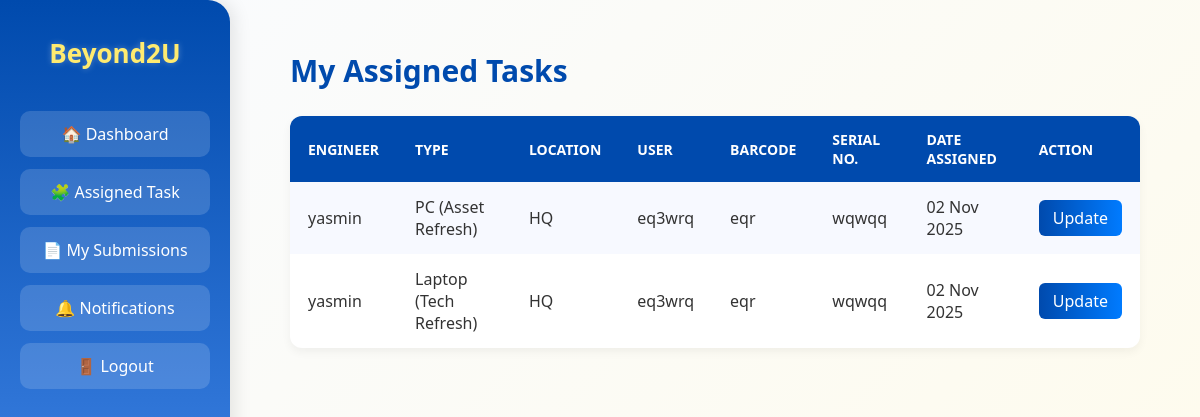
/beyond2u/dashboard/systemengineer/create_task/ (signed in), run on the app's committed database.
### inventorySystem/models.py (models this page shows, shortened)
class AssignedTask(models.Model):
    engineer = models.ForeignKey(Engineer, on_delete=models.CASCADE)
    barcode = models.CharField(max_length=100)
    serial_number = models.CharField(max_length=100)
    username = models.CharField(max_length=100)
    phone_number = models.CharField(max_length=20)
    lan_id = models.CharField(max_length=50)
    location = models.CharField(max_length=100)
    replacement_type = models.CharField(
        max_length=50,
        choices=[
            ('PC (Asset Refresh)', 'PC (Asset Refresh)'),
            ('Laptop (Tech Refresh)', 'Laptop (Tech Refresh)'),
            ('RAM (Parts Upgrade)', 'RAM (Parts Upgrade)')
        ],
    )
    assigned_date = models.DateTimeField(default=timezone.now)

class User(AbstractUser):
    ROLE_CHOICES = [
        ('TeamLead', 'Team Lead'),
        ('SystemEngineer', 'System Engineer'),
    ]
    role = models.CharField(max_length=20, choices=ROLE_CHOICES, default='SystemEngineer')

### inventorySystem/views.py (the view, shortened to what this page needs)
# urls.py: path('dashboard/systemengineer/create_task/', views.create_task, name='create_task'),
@login_required
def create_task(request):
    user = request.user
    if user.role == 'TeamLead':
        engineers = User.objects.filter(role='SystemEngineer')
        if request.method == "POST":
            engineer_id = request.POST.get('engineer_id')
            engineer = User.objects.get(id=engineer_id)
            replacement_type = request.POST.get('replacement_type')
            location = request.POST.get('location')
            user_name = request.POST.get('user_name')
            barcode = request.POST.get('barcode')
            serial_number = request.POST.get('serial_number')
            AssignedTask.objects.create(
                engineer=engineer,
                replacement_type=replacement_type,
                location=location,
                username=user_name,
                barcode=barcode,
                serial_number=serial_number
            )
            Notification.objects.create(
                user=engineer,
                message=f"You have been assigned a new task: {replacement_type} at {location}."
            )
            return redirect('create_task')
        return render(request, 'create_task.html', {'engineers': engineers, 'is_teamlead': True})
    elif user.role == 'SystemEngineer':
        selected_task = None
        task_id = request.GET.get('task_id')
        if task_id:
            selected_task = AssignedTask.objects.get(id=task_id, engineer=user)
        assigned_tasks = AssignedTask.objects.filter(engineer=user)
        return render(request, 'create_task.html', {
            'assigned_tasks': assigned_tasks,
            'selected_task': selected_task,
            'is_teamlead': False
        })
    else:
        return redirect('dashboard')

### inventorySystem/templates/create_task.html (shortened to what this page needs)
<!DOCTYPE html>
<html lang="en">
<head>
</head>
<body>
  <div class="sidebar">
    <h2>Beyond2U</h2>
    <a href="{% url 'systemengineer_dashboard' %}">🏠 Dashboard</a>
    <a href="{% url 'create_task' %}">🧩 Assigned Task</a>
    <a href="{% url 'my_submissions' %}">📄 My Submissions</a>
    <a href="{% url 'notifications' %}">🔔 Notifications</a>
    <a href="{% url 'logout' %}">🚪 Logout</a>
  </div>
  <div class="content">
    {% if is_teamlead %}
      <h1>Assign Task to Engineers</h1>
      <form method="POST">
        {% csrf_token %}
        <label>Select Engineer:</label>
        <select name="engineer_id" required>
          {% for e in engineers %}
            <option value="{{ e.id }}">{{ e.username }}</option>
          {% endfor %}
        </select>
    <label>Task Type:</label>
    <input type="text" name="replacement_type" placeholder="e.g., Tech Refresh">
    <label>Location:</label>
    <input type="text" name="location" placeholder="Enter task location">
    <label>User Name:</label>
    <input type="text" name="user_name" placeholder="Enter user name">
    <label>Barcode:</label>
    <input type="text" name="barcode" placeholder="Enter barcode">
    <label>Serial Number:</label>
    <input type="text" name="serial_number" placeholder="Enter serial number">
    <button type="submit">Assign Task</button>
  </form>
{% else %}
  <h1>My Assigned Tasks</h1>
  {% if assigned_tasks %}
    <table>
      <tr>
        <th>Engineer</th>
        <th>Type</th>
        <th>Location</th>
        <th>User</th>
        <th>Barcode</th>
        <th>Serial No.</th>
        <th>Date Assigned</th>
        <th>Action</th>
      </tr>
      {% for task in assigned_tasks %}
      <tr>
        <td>{{ task.engineer.username }}</td>
        <td>{{ task.replacement_type }}</td>
        <td>{{ task.location }}</td>
        <td>{{ task.username }}</td>
        <td>{{ task.barcode }}</td>
        <td>{{ task.serial_number }}</td>
        <td>{{ task.assigned_date|date:"d M Y" }}</td>
        <td><a href="?task_id={{ task.id }}" class="btn btn-update">Update</a></td>
      </tr>
      {% endfor %}
    </table>
  {% else %}
    <p>No tasks assigned yet.</p>
  {% endif %}
{% endif %}
  </div>
</body>
</html>

### inventorySystem/templates/create_task.html (style rules this page uses)
* { margin: 0; padding: 0; box-sizing: border-box; font-family: 'Poppins', 'Segoe UI', sans-serif; }
body { background: linear-gradient(135deg, #f9fbff, #fffbea); color: #333; display: flex; min-height: 100vh; }
.sidebar { width: 230px; background: linear-gradient(180deg, #004aad, #5c9eff); color: white; padding: 35px 20px; display: flex; flex-direction: column; box-shadow: 4px 0 18px rgba(0, 0, 0, 0.1); border-top-right-radius: 22px; border-bottom-right-radius: 22px; }
.sidebar h2 { font-size: 26px; text-align: center; margin-bottom: 40px; color: #ffeb70; text-shadow: 0 0 6px rgba(255,255,255,0.3); }
.sidebar a { display: block; color: #fff; text-decoration: none; padding: 12px 15px; margin-bottom: 12px; border-radius: 10px; transition: all 0.3s ease; font-weight: 500; text-align: center; background: rgba(255, 255, 255, 0.15); }
.content { flex: 1; padding: 50px 60px; animation: fadeIn 0.7s ease-in-out; }
h1 { color: #004aad; font-size: 30px; margin-bottom: 25px; }
table { width: 100%; border-collapse: collapse; margin-top: 25px; background: #fff; border-radius: 12px; box-shadow: 0 4px 10px rgba(0,0,0,0.05); overflow: hidden; }
th, td { padding: 14px 18px; text-align: left; }
th { background: #004aad; color: white; text-transform: uppercase; font-size: 14px; }
tr:nth-child(even) { background: #f7f9ff; }
.btn { padding: 7px 14px; border: none; border-radius: 6px; cursor: pointer; transition: 0.3s; font-weight: 500; text-decoration: none; display: inline-block; }
.btn-update { background: linear-gradient(90deg, #004aad, #007bff); color: white; }

### data on the page
AssignedTask: engineer.username "yasmin", replacement_type "PC (Asset Refresh)", location "HQ", username "eq3wrq", barcode "eqr", serial_number "wqwqq", assigned_date "02 Nov 2025"
AssignedTask: engineer.username "yasmin", replacement_type "Laptop (Tech Refresh)", location "HQ", username "eq3wrq", barcode "eqr", serial_number "wqwqq", assigned_date "02 Nov 2025"
